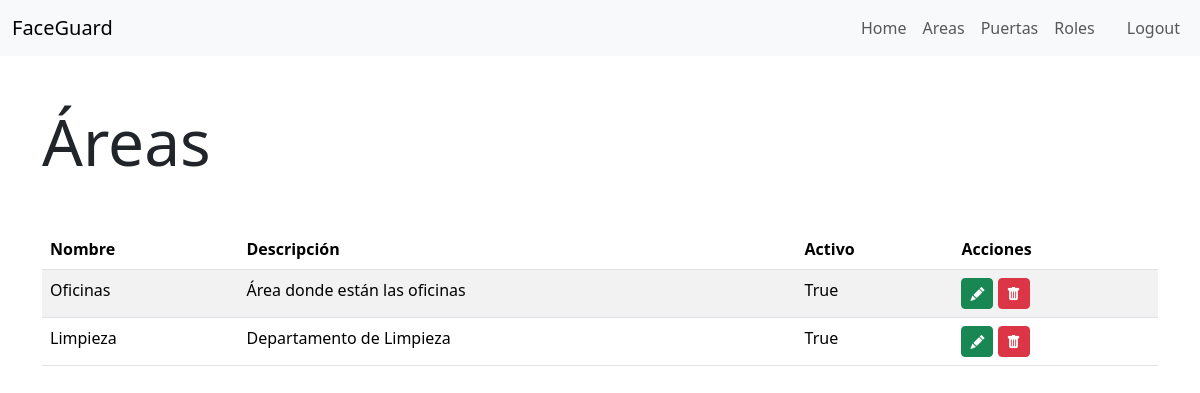
The app's page /areas/ (signed in) with its own data.
### areas/models.py (models this page shows, shortened)
class Area(models.Model):
    nombre  = models.CharField(max_length=100)
    descripcion = models.TextField(blank=True)
    activo = models.BooleanField(default=False)

### areas/views.py (the view)
# urls.py: path('', areas_listar, name='areas_listar'),
@login_required
def areas_listar(request):
    areas = Area.objects.all()
    return render(request, 'areas/areas_listar.html', {'areas': areas})

### areas/templates/areas/areas_listar.html (shortened to what this page needs)
{% extends 'base.html' %}
{% block content %}
<div class="container mt-5">
    <h1 class="display-3">Áreas</h1>
    <table class="table table-striped mt-5">
        <thead style="background-color: #066699 !important; color: white !important;">
            <tr>
                <th>Nombre</th>
                <th>Descripción</th>
                <th>Activo</th>
                <th>Acciones</th>
            </tr>
        </thead>
        <tbody>
            {% for area in areas %}
            <tr>
                <td>{{ area.nombre }}</td>
                <td>{{ area.descripcion }}</td>
                <td>{{ area.activo }}</td>
                <td>
                    <a href="{% url 'areas_editar' area.id %}" class="btn btn-sm btn-success"><i class="bi bi-pencil-fill"></i></a>
                    <button type="button" class="btn btn-sm btn-danger" data-bs-toggle="modal" data-bs-target="#deleteModal{{ area.id }}">
                        <i class="bi bi-trash-fill"></i>
                    </button>
                </td>
            </tr>
            {% endfor %}
        </tbody>
    </table>
</div>
{% endblock %}

### records on screen
Area: nombre "Oficinas", descripcion "Área donde están las oficinas", activo "True"
Area: nombre "Limpieza", descripcion "Departamento de Limpieza", activo "True"
